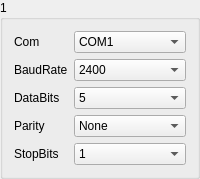
       <widget class="QGroupBox" name="gBoxMeter_1">
        <property name="minimumSize">
         <size>
          <width>171</width>
          <height>171</height>
         </size>
        </property>
        <property name="title">
         <string>1</string>
        </property>
        <layout class="QGridLayout" name="gridLayout_5">
         <item row="0" column="0">
          <widget class="QLabel" name="label_23">
           <property name="sizePolicy">
            <sizepolicy hsizetype="Fixed" vsizetype="Preferred">
             <horstretch>0</horstretch>
             <verstretch>0</verstretch>
            </sizepolicy>
           </property>
           <property name="text">
            <string>Com</string>
           </property>
          </widget>
         </item>
         <item row="0" column="1">
          <widget class="QComboBox" name="comboMeterSerialNum_1">
           <item>
            <property name="text">
             <string>COM1</string>
            </property>
           </item>
           <item>
            <property name="text">
             <string>COM2</string>
            </property>
           </item>
           <item>
            <property name="text">
             <string>COM3</string>
            </property>
           </item>
           <item>
            <property name="text">
             <string>COM4</string>
            </property>
           </item>
           <item>
            <property name="text">
             <string>COM5</string>
            </property>
           </item>
           <item>
            <property name="text">
             <string>COM6</string>
            </property>
           </item>
           <item>
            <property name="text">
             <string>COM7</string>
            </property>
           </item>
           <item>
            <property name="text">
             <string>COM8</string>
            </property>
           </item>
           <item>
            <property name="text">
             <string>COM9</string>
            </property>
           </item>
           <item>
            <property name="text">
             <string>COM10</string>
            </property>
           </item>
           <item>
            <property name="text">
             <string>COM11</string>
            </property>
           </item>
           <item>
            <property name="text">
             <string>COM12</string>
            </property>
           </item>
           <item>
            <property name="text">
             <string>COM13</string>
            </property>
           </item>
           <item>
            <property name="text">
             <string>COM14</string>
            </property>
           </item>
           <item>
            <property name="text">
             <string>COM15</string>
            </property>
           </item>
           <item>
            <property name="text">
             <string>COM16</string>
            </property>
           </item>
           <item>
            <property name="text">
             <string>COM17</string>
            </property>
           </item>
           <item>
            <property name="text">
             <string>COM18</string>
            </property>
           </item>
           <item>
            <property name="text">
             <string>COM19</string>
            </property>
           </item>
           <item>
            <property name="text">
             <string>COM20</string>
            </property>
           </item>
           <item>
            <property name="text">
             <string>COM21</string>
            </property>
           </item>
           <item>
            <property name="text">
             <string>COM22</string>
            </property>
           </item>
           <item>
            <property name="text">
             <string>COM23</string>
            </property>
           </item>
           <item>
            <property name="text">
             <string>COM24</string>
            </property>
           </item>
           <item>
            <property name="text">
             <string>COM25</string>
            </property>
           </item>
           <item>
            <property name="text">
             <string>COM26</string>
            </property>
           </item>
           <item>
            <property name="text">
             <string>COM27</string>
            </property>
           </item>
           <item>
            <property name="text">
             <string>COM28</string>
            </property>
           </item>
           <item>
            <property name="text">
             <string>COM29</string>
            </property>
           </item>
           <item>
            <property name="text">
             <string>COM30</string>
            </property>
           </item>
          </widget>
         </item>
         <item row="1" column="0">
          <widget class="QLabel" name="label_24">
           <property name="text">
            <string>BaudRate</string>
           </property>
          </widget>
         </item>
         <item row="1" column="1">
          <widget class="QComboBox" name="comboMeterBaudRate_1">
           <item>
            <property name="text">
             <string>2400</string>
            </property>
           </item>
           <item>
            <property name="text">
             <string>4800</string>
            </property>
           </item>
           <item>
            <property name="text">
             <string>9600</string>
            </property>
           </item>
           <item>
            <property name="text">
             <string>14400</string>
            </property>
           </item>
           <item>
            <property name="text">
             <string>19200</string>
            </property>
           </item>
           <item>
            <property name="text">
             <string>38400</string>
            </property>
           </item>
           <item>
            <property name="text">
             <string>56000</string>
            </property>
           </item>
          </widget>
         </item>
         <item row="2" column="0">
          <widget class="QLabel" name="label_25">
           <property name="text">
            <string>DataBits</string>
           </property>
          </widget>
         </item>
         <item row="2" column="1">
          <widget class="QComboBox" name="comboMeterBits_1">
           <item>
            <property name="text">
             <string>5</string>
            </property>
           </item>
           <item>
            <property name="text">
             <string>6</string>
            </property>
           </item>
           <item>
            <property name="text">
             <string>7</string>
            </property>
           </item>
           <item>
            <property name="text">
             <string>8</string>
            </property>
           </item>
          </widget>
         </item>
         <item row="3" column="0">
          <widget class="QLabel" name="label_26">
           <property name="text">
            <string>Parity</string>
           </property>
          </widget>
         </item>
         <item row="3" column="1">
          <widget class="QComboBox" name="comboMeterChkBit_1">
           <item>
            <property name="text">
             <string>None</string>
            </property>
           </item>
           <item>
            <property name="text">
             <string>Odd</string>
            </property>
           </item>
           <item>
            <property name="text">
             <string>Even</string>
            </property>
           </item>
          </widget>
         </item>
         <item row="4" column="0">
          <widget class="QLabel" name="label_27">
           <property name="text">
            <string>StopBits</string>
           </property>
          </widget>
         </item>
         <item row="4" column="1">
          <widget class="QComboBox" name="comboMeterEndBit_1">
           <item>
            <property name="text">
             <string>1</string>
            </property>
           </item>
           <item>
            <property name="text">
             <string>1.5</string>
            </property>
           </item>
           <item>
            <property name="text">
             <string>2</string>
            </property>
           </item>
          </widget>
         </item>
        </layout>
       </widget>
